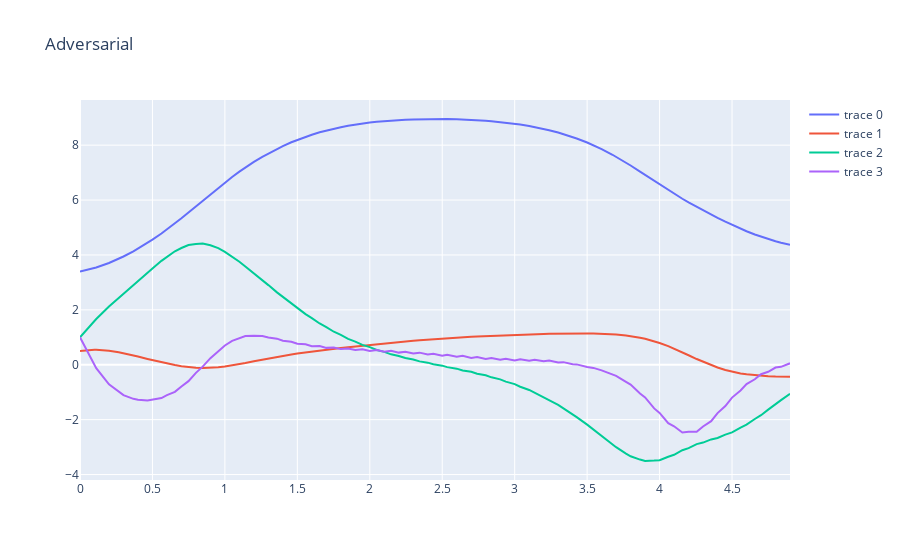

This figure's notebook cell:
### Code cell
ctrl_adv = controllers.get_limited_lookahead_controller(opt['sys_utils'].get_value_function(opt['online_horizon'],
                                                                                        opt['offline_dt'],
                                                                                        dtype=opt['dtype'])[0],
                                                                                        vf_approx_adv,
                                                                                        opt['sim_dt']*opt['sim_horizon'])
x_traj_sim, t_traj_sim = controllers.sim_ctrl(opt['sim_x0'], vf.u_dim[0], sys.dx,
                                              ctrl_adv, opt['sim_dt'], opt['sim_horizon'],
                                              integration_mode=opt['control_interp'])
controllers.plot_sim(t_traj_sim, x_traj_sim, "Adversarial").show()
